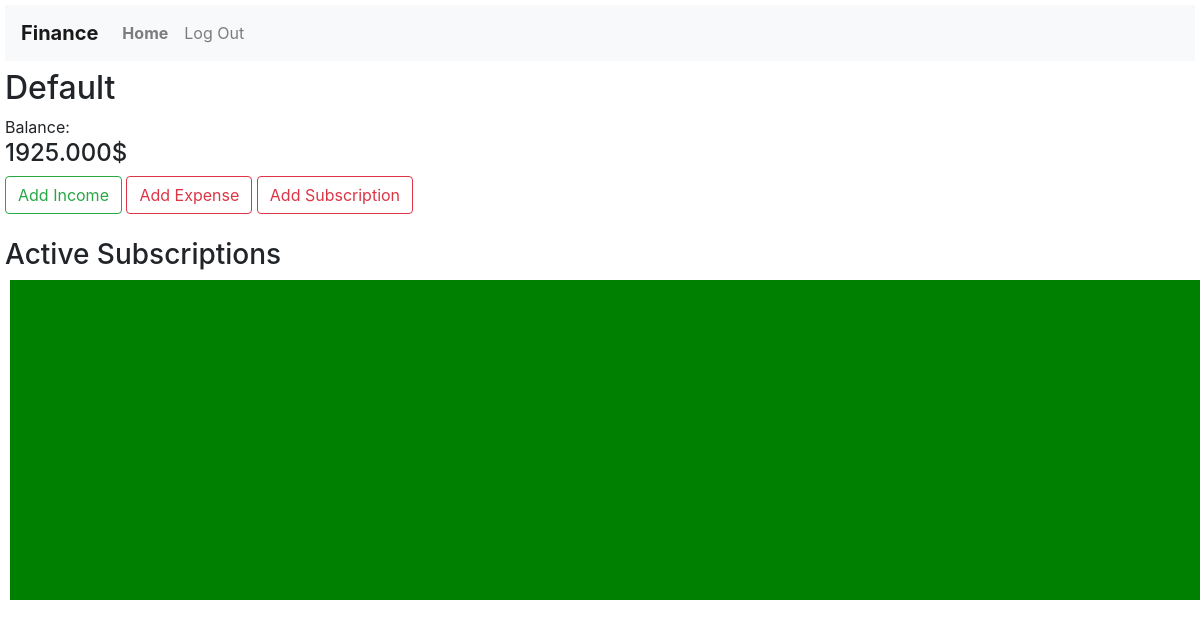
/ (signed in), run on an earlier commit of the app's database.
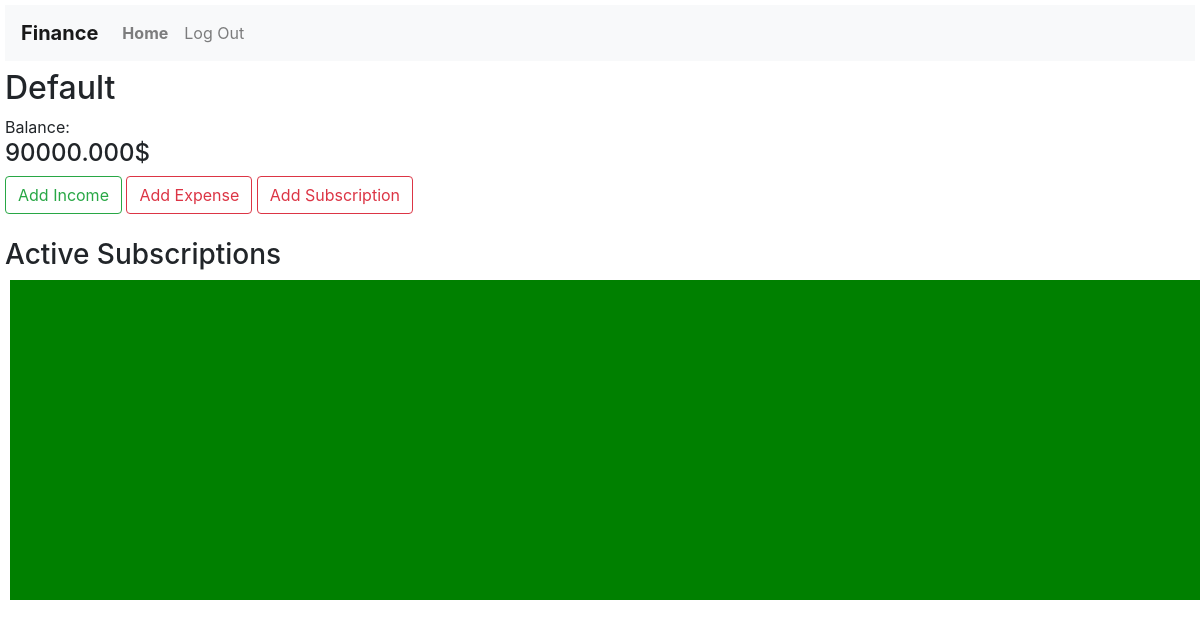
And on a later commit of the database.
### finance/models.py (models this page shows, shortened)
class Account(models.Model):
    user = models.ForeignKey("User", on_delete=models.CASCADE, related_name="accounts")
    balance = models.DecimalField(decimal_places=3,max_digits=10)
    name = models.CharField(max_length= 50, blank=True)

### finance/views.py (the view)
# urls.py: path("", views.index, name="index"),
def index(request):
    if (request.user.is_authenticated):
        if (not request.user.accounts.all().count()):
            default_account = Account(user = request.user,balance=0,name="Default")
            default_account.save()
        default_account = request.user.accounts.get(name="Default")
        return render(request, "finance/index.html",{
            "account":default_account
        })
    return render(request, "finance/index.html")

### finance/templates/finance/index.html (shortened to what this page needs)
{% extends "finance/layout.html" %}
{% load static %}
{% block body %}
    <div>
        {% if user.is_authenticated %}
        <div id="content">
            <h2>{{ account.name }}</h2>
            <span>Balance: <h4 id="balance">{{ account.balance }}$</h4></span>
            <button name="income" data-account-id="{{account.id}}" class="btn btn-outline-success">Add Income</button>
            <button name="expense" data-account-id="{{account.id}}" class="btn btn-outline-danger">Add Expense</button>
            <button name="recexpense" data-account-id="{{account.id}}" class="btn btn-outline-danger">Add Subscription</button>
        </div>
        <br>
        <h3>Active Subscriptions</h3>
        <div class="subs-container">
        </div>
        {% endif %}
    </div>
{% endblock %}

What changed in the data, as far as the page shows it:
changed Account "Default": balance "1925.000" → "90000.000"
